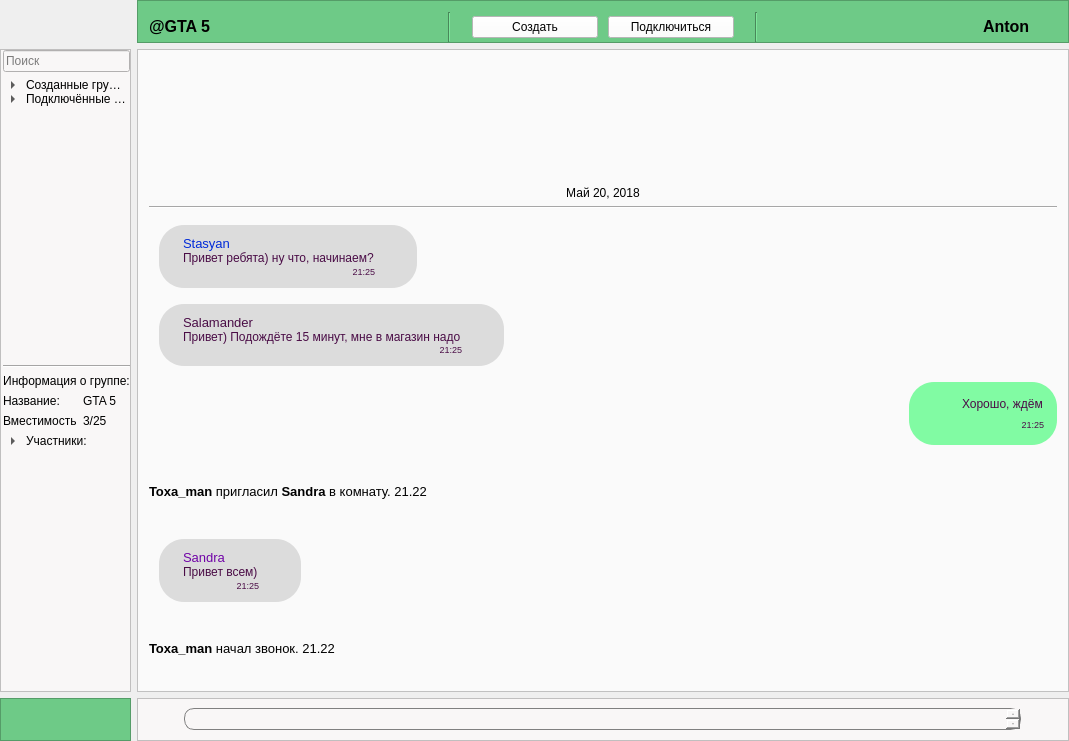
<?xml version="1.0" encoding="UTF-8"?>
<ui version="4.0">
 <class>MainWindow</class>
 <widget class="QMainWindow" name="MainWindow">
  <property name="geometry">
   <rect>
    <x>0</x>
    <y>0</y>
    <width>1069</width>
    <height>741</height>
   </rect>
  </property>
  <property name="windowTitle">
   <string>Connectiher</string>
  </property>
  <widget class="QWidget" name="centralWidget">
   <layout class="QGridLayout" name="gridLayout_2">
    <property name="leftMargin">
     <number>0</number>
    </property>
    <property name="topMargin">
     <number>0</number>
    </property>
    <property name="rightMargin">
     <number>0</number>
    </property>
    <property name="bottomMargin">
     <number>0</number>
    </property>
    <item row="0" column="0">
     <layout class="QGridLayout" name="gridLayout">
      <item row="2" column="1">
       <widget class="QFrame" name="frame_2">
        <property name="sizePolicy">
         <sizepolicy hsizetype="Preferred" vsizetype="Preferred">
          <horstretch>0</horstretch>
          <verstretch>2</verstretch>
         </sizepolicy>
        </property>
        <property name="styleSheet">
         <string notr="true">background-color: rgb(249, 247, 247);</string>
        </property>
        <property name="frameShape">
         <enum>QFrame::StyledPanel</enum>
        </property>
        <property name="frameShadow">
         <enum>QFrame::Raised</enum>
        </property>
        <layout class="QGridLayout" name="gridLayout_7">
         <property name="leftMargin">
          <number>0</number>
         </property>
         <property name="topMargin">
          <number>1</number>
         </property>
         <property name="rightMargin">
          <number>1</number>
         </property>
         <property name="bottomMargin">
          <number>2</number>
         </property>
         <item row="0" column="0">
          <layout class="QHBoxLayout" name="horizontalLayout">
           <item>
            <widget class="QPushButton" name="pushButton_5">
             <property name="text">
              <string/>
             </property>
             <property name="icon">
              <iconset resource="img.qrc">
               <normaloff>:/img/add_file.png</normaloff>:/img/add_file.png</iconset>
             </property>
             <property name="flat">
              <bool>true</bool>
             </property>
            </widget>
           </item>
           <item>
            <widget class="QPlainTextEdit" name="plainTextEdit_2">
             <property name="sizePolicy">
              <sizepolicy hsizetype="Expanding" vsizetype="Ignored">
               <horstretch>0</horstretch>
               <verstretch>0</verstretch>
              </sizepolicy>
             </property>
             <property name="maximumSize">
              <size>
               <width>16777215</width>
               <height>100</height>
              </size>
             </property>
             <property name="styleSheet">
              <string notr="true"> border: 1px solid gray;
 border-radius: 10px;</string>
             </property>
             <property name="lineWidth">
              <number>15</number>
             </property>
            </widget>
           </item>
           <item>
            <widget class="QPushButton" name="pushButton_4">
             <property name="text">
              <string/>
             </property>
             <property name="icon">
              <iconset resource="img.qrc">
               <normaloff>:/img/send.png</normaloff>:/img/send.png</iconset>
             </property>
             <property name="flat">
              <bool>true</bool>
             </property>
            </widget>
           </item>
          </layout>
         </item>
        </layout>
       </widget>
      </item>
      <item row="1" column="0">
       <widget class="QFrame" name="sideFrame">
        <property name="sizePolicy">
         <sizepolicy hsizetype="Preferred" vsizetype="Preferred">
          <horstretch>1</horstretch>
          <verstretch>30</verstretch>
         </sizepolicy>
        </property>
        <property name="styleSheet">
         <string notr="true">background-color: rgb(249, 247, 247);</string>
        </property>
        <property name="frameShape">
         <enum>QFrame::StyledPanel</enum>
        </property>
        <property name="frameShadow">
         <enum>QFrame::Raised</enum>
        </property>
        <layout class="QGridLayout" name="gridLayout_4">
         <property name="leftMargin">
          <number>0</number>
         </property>
         <property name="topMargin">
          <number>0</number>
         </property>
         <property name="rightMargin">
          <number>0</number>
         </property>
         <property name="bottomMargin">
          <number>0</number>
         </property>
         <item row="0" column="0">
          <layout class="QVBoxLayout" name="sideLayout">
           <item>
            <layout class="QVBoxLayout" name="roomsLayout">
             <property name="leftMargin">
              <number>2</number>
             </property>
             <item>
              <widget class="QLineEdit" name="lineEdit">
               <property name="placeholderText">
                <string>Поиск</string>
               </property>
              </widget>
             </item>
             <item>
              <widget class="QTreeWidget" name="treeWidget">
               <property name="styleSheet">
                <string notr="true">border: none;</string>
               </property>
               <property name="headerHidden">
                <bool>true</bool>
               </property>
               <column>
                <property name="text">
                 <string/>
                </property>
               </column>
               <item>
                <property name="text">
                 <string>Созданные группы</string>
                </property>
                <item>
                 <property name="text">
                  <string>Работа</string>
                 </property>
                </item>
                <item>
                 <property name="text">
                  <string>Terraria</string>
                 </property>
                </item>
                <item>
                 <property name="text">
                  <string>GTA 5</string>
                 </property>
                </item>
               </item>
               <item>
                <property name="text">
                 <string>Подключённые группы</string>
                </property>
                <item>
                 <property name="text">
                  <string>День рождения Миши</string>
                 </property>
                </item>
                <item>
                 <property name="text">
                  <string>Warcraft 3</string>
                 </property>
                </item>
                <item>
                 <property name="text">
                  <string>Sniper Elite</string>
                 </property>
                </item>
               </item>
              </widget>
             </item>
             <item>
              <widget class="Line" name="line">
               <property name="orientation">
                <enum>Qt::Horizontal</enum>
               </property>
              </widget>
             </item>
            </layout>
           </item>
           <item>
            <layout class="QVBoxLayout" name="roomInfoLayout">
             <property name="leftMargin">
              <number>2</number>
             </property>
             <item>
              <widget class="QLabel" name="label">
               <property name="text">
                <string>Информация о группе:</string>
               </property>
               <property name="alignment">
                <set>Qt::AlignCenter</set>
               </property>
              </widget>
             </item>
             <item>
              <layout class="QGridLayout" name="gridLayout_3">
               <item row="0" column="0">
                <widget class="QLabel" name="label_2">
                 <property name="text">
                  <string>Название:</string>
                 </property>
                </widget>
               </item>
               <item row="1" column="0">
                <widget class="QLabel" name="label_3">
                 <property name="text">
                  <string>Вместимость</string>
                 </property>
                </widget>
               </item>
               <item row="1" column="1">
                <widget class="QLabel" name="label_5">
                 <property name="text">
                  <string>3/25</string>
                 </property>
                </widget>
               </item>
               <item row="0" column="1">
                <widget class="QLabel" name="label_4">
                 <property name="text">
                  <string>GTA 5</string>
                 </property>
                </widget>
               </item>
              </layout>
             </item>
             <item>
              <widget class="QTreeWidget" name="treeWidget_2">
               <property name="styleSheet">
                <string notr="true">border: none;</string>
               </property>
               <property name="headerHidden">
                <bool>true</bool>
               </property>
               <column>
                <property name="text">
                 <string/>
                </property>
               </column>
               <item>
                <property name="text">
                 <string>Участники:</string>
                </property>
                <item>
                 <property name="text">
                  <string>Anton</string>
                 </property>
                </item>
                <item>
                 <property name="text">
                  <string>Stas_97</string>
                 </property>
                </item>
                <item>
                 <property name="text">
                  <string>Vlad_Potato</string>
                 </property>
                </item>
               </item>
              </widget>
             </item>
            </layout>
           </item>
          </layout>
         </item>
        </layout>
       </widget>
      </item>
      <item row="2" column="0">
       <widget class="QFrame" name="frame">
        <property name="sizePolicy">
         <sizepolicy hsizetype="Preferred" vsizetype="Preferred">
          <horstretch>0</horstretch>
          <verstretch>1</verstretch>
         </sizepolicy>
        </property>
        <property name="styleSheet">
         <string notr="true">background-color: rgb(110, 202, 135);</string>
        </property>
        <property name="frameShape">
         <enum>QFrame::StyledPanel</enum>
        </property>
        <property name="frameShadow">
         <enum>QFrame::Raised</enum>
        </property>
        <layout class="QGridLayout" name="gridLayout_6">
         <property name="leftMargin">
          <number>0</number>
         </property>
         <property name="topMargin">
          <number>0</number>
         </property>
         <property name="rightMargin">
          <number>0</number>
         </property>
         <property name="bottomMargin">
          <number>0</number>
         </property>
         <item row="0" column="0">
          <layout class="QHBoxLayout" name="controlLayout" stretch="2,2,1">
           <property name="sizeConstraint">
            <enum>QLayout::SetDefaultConstraint</enum>
           </property>
           <item>
            <widget class="QLabel" name="label_7">
             <property name="text">
              <string/>
             </property>
             <property name="pixmap">
              <pixmap resource="img.qrc">:/img/call.png</pixmap>
             </property>
             <property name="scaledContents">
              <bool>false</bool>
             </property>
             <property name="margin">
              <number>5</number>
             </property>
            </widget>
           </item>
           <item>
            <widget class="QLabel" name="phonesLbl">
             <property name="text">
              <string/>
             </property>
             <property name="pixmap">
              <pixmap resource="img.qrc">:/img/hphones.png</pixmap>
             </property>
             <property name="scaledContents">
              <bool>false</bool>
             </property>
            </widget>
           </item>
           <item>
            <widget class="QLabel" name="label_8">
             <property name="text">
              <string/>
             </property>
             <property name="pixmap">
              <pixmap resource="img.qrc">:/img/mic.png</pixmap>
             </property>
             <property name="scaledContents">
              <bool>false</bool>
             </property>
            </widget>
           </item>
          </layout>
         </item>
        </layout>
       </widget>
      </item>
      <item row="0" column="1">
       <widget class="QFrame" name="topFrame">
        <property name="sizePolicy">
         <sizepolicy hsizetype="Preferred" vsizetype="Ignored">
          <horstretch>0</horstretch>
          <verstretch>0</verstretch>
         </sizepolicy>
        </property>
        <property name="styleSheet">
         <string notr="true">background-color: rgb(110, 202, 135);</string>
        </property>
        <property name="frameShape">
         <enum>QFrame::StyledPanel</enum>
        </property>
        <property name="frameShadow">
         <enum>QFrame::Raised</enum>
        </property>
        <layout class="QGridLayout" name="gridLayout_5">
         <property name="bottomMargin">
          <number>0</number>
         </property>
         <property name="verticalSpacing">
          <number>0</number>
         </property>
         <item row="0" column="0">
          <layout class="QHBoxLayout" name="topLayout" stretch="3,0,3,0,3">
           <item>
            <widget class="QLabel" name="label_10">
             <property name="text">
              <string>&lt;html&gt;&lt;head/&gt;&lt;body&gt;&lt;p&gt;&lt;span style=&quot; font-size:12pt; font-weight:600;&quot;&gt;@GTA 5&lt;/span&gt;&lt;/p&gt;&lt;/body&gt;&lt;/html&gt;</string>
             </property>
            </widget>
           </item>
           <item>
            <widget class="Line" name="line_3">
             <property name="orientation">
              <enum>Qt::Vertical</enum>
             </property>
            </widget>
           </item>
           <item>
            <layout class="QHBoxLayout" name="horizontalLayout_2">
             <property name="spacing">
              <number>10</number>
             </property>
             <property name="leftMargin">
              <number>15</number>
             </property>
             <property name="rightMargin">
              <number>15</number>
             </property>
             <item>
              <widget class="QPushButton" name="pushButton">
               <property name="styleSheet">
                <string notr="true">background-color: rgb(255, 255, 255);</string>
               </property>
               <property name="text">
                <string>Создать</string>
               </property>
              </widget>
             </item>
             <item>
              <widget class="QPushButton" name="pushButton_2">
               <property name="styleSheet">
                <string notr="true">background-color: rgb(255, 255, 255);</string>
               </property>
               <property name="text">
                <string>Подключиться</string>
               </property>
              </widget>
             </item>
            </layout>
           </item>
           <item>
            <widget class="Line" name="line_4">
             <property name="orientation">
              <enum>Qt::Vertical</enum>
             </property>
            </widget>
           </item>
           <item>
            <layout class="QHBoxLayout" name="horizontalLayout_3" stretch="10,1,1">
             <item>
              <widget class="QPushButton" name="pushButton_3">
               <property name="sizePolicy">
                <sizepolicy hsizetype="Minimum" vsizetype="Minimum">
                 <horstretch>0</horstretch>
                 <verstretch>0</verstretch>
                </sizepolicy>
               </property>
               <property name="text">
                <string/>
               </property>
               <property name="icon">
                <iconset resource="img.qrc">
                 <normaloff>:/img/settings.png</normaloff>:/img/settings.png</iconset>
               </property>
               <property name="iconSize">
                <size>
                 <width>50</width>
                 <height>50</height>
                </size>
               </property>
               <property name="flat">
                <bool>true</bool>
               </property>
              </widget>
             </item>
             <item>
              <widget class="QLabel" name="label_6">
               <property name="text">
                <string>&lt;html&gt;&lt;head/&gt;&lt;body&gt;&lt;p&gt;&lt;span style=&quot; font-size:12pt; font-weight:600;&quot;&gt;Anton&lt;/span&gt;&lt;/p&gt;&lt;/body&gt;&lt;/html&gt;</string>
               </property>
              </widget>
             </item>
             <item>
              <widget class="QLabel" name="label_9">
               <property name="text">
                <string/>
               </property>
               <property name="pixmap">
                <pixmap resource="img.qrc">:/img/user_pic.png</pixmap>
               </property>
              </widget>
             </item>
            </layout>
           </item>
          </layout>
         </item>
        </layout>
       </widget>
      </item>
      <item row="0" column="0">
       <widget class="QLabel" name="logo">
        <property name="sizePolicy">
         <sizepolicy hsizetype="Preferred" vsizetype="Preferred">
          <horstretch>0</horstretch>
          <verstretch>2</verstretch>
         </sizepolicy>
        </property>
        <property name="text">
         <string/>
        </property>
        <property name="pixmap">
         <pixmap resource="img.qrc">:/img/logo.png</pixmap>
        </property>
       </widget>
      </item>
      <item row="1" column="1">
       <widget class="QFrame" name="centralFrame">
        <property name="sizePolicy">
         <sizepolicy hsizetype="Preferred" vsizetype="Preferred">
          <horstretch>10</horstretch>
          <verstretch>0</verstretch>
         </sizepolicy>
        </property>
        <property name="styleSheet">
         <string notr="true">background-color: rgb(250, 250, 250);</string>
        </property>
        <property name="frameShape">
         <enum>QFrame::StyledPanel</enum>
        </property>
        <property name="frameShadow">
         <enum>QFrame::Raised</enum>
        </property>
        <layout class="QVBoxLayout" name="verticalLayout_6" stretch="2,0,1,1,1,1,1,1">
         <property name="spacing">
          <number>16</number>
         </property>
         <item>
          <spacer name="verticalSpacer">
           <property name="orientation">
            <enum>Qt::Vertical</enum>
           </property>
           <property name="sizeHint" stdset="0">
            <size>
             <width>20</width>
             <height>117</height>
            </size>
           </property>
          </spacer>
         </item>
         <item>
          <layout class="QVBoxLayout" name="verticalLayout_3">
           <item>
            <widget class="QLabel" name="label_11">
             <property name="text">
              <string>Май 20, 2018</string>
             </property>
             <property name="alignment">
              <set>Qt::AlignCenter</set>
             </property>
            </widget>
           </item>
           <item>
            <widget class="Line" name="line_2">
             <property name="orientation">
              <enum>Qt::Horizontal</enum>
             </property>
            </widget>
           </item>
          </layout>
         </item>
         <item alignment="Qt::AlignLeft">
          <widget class="QFrame" name="frame_3">
           <property name="sizePolicy">
            <sizepolicy hsizetype="Minimum" vsizetype="Preferred">
             <horstretch>0</horstretch>
             <verstretch>0</verstretch>
            </sizepolicy>
           </property>
           <property name="minimumSize">
            <size>
             <width>200</width>
             <height>0</height>
            </size>
           </property>
           <property name="styleSheet">
            <string notr="true">margin-left: 10px; border-radius: 25px; background: #dcdcdc; color: #4A0C46;</string>
           </property>
           <property name="frameShape">
            <enum>QFrame::StyledPanel</enum>
           </property>
           <property name="frameShadow">
            <enum>QFrame::Raised</enum>
           </property>
           <layout class="QVBoxLayout" name="verticalLayout">
            <property name="spacing">
             <number>0</number>
            </property>
            <property name="rightMargin">
             <number>40</number>
            </property>
            <item>
             <widget class="QLabel" name="label_12">
              <property name="font">
               <font>
                <pointsize>10</pointsize>
               </font>
              </property>
              <property name="styleSheet">
               <string notr="true">color: #002ad8;</string>
              </property>
              <property name="text">
               <string>Stasyan</string>
              </property>
             </widget>
            </item>
            <item>
             <widget class="QLabel" name="label_13">
              <property name="font">
               <font>
                <pointsize>9</pointsize>
               </font>
              </property>
              <property name="text">
               <string>Привет ребята) ну что, начинаем?</string>
              </property>
             </widget>
            </item>
            <item>
             <widget class="QLabel" name="label_14">
              <property name="font">
               <font>
                <pointsize>7</pointsize>
               </font>
              </property>
              <property name="text">
               <string>21:25</string>
              </property>
              <property name="alignment">
               <set>Qt::AlignRight|Qt::AlignTrailing|Qt::AlignVCenter</set>
              </property>
             </widget>
            </item>
           </layout>
          </widget>
         </item>
         <item alignment="Qt::AlignLeft">
          <widget class="QFrame" name="frame_5">
           <property name="styleSheet">
            <string notr="true">margin-left: 10px; border-radius: 25px; background: #dcdcdc; color: #4A0C46;</string>
           </property>
           <property name="frameShape">
            <enum>QFrame::StyledPanel</enum>
           </property>
           <property name="frameShadow">
            <enum>QFrame::Raised</enum>
           </property>
           <layout class="QVBoxLayout" name="verticalLayout_4">
            <property name="spacing">
             <number>0</number>
            </property>
            <property name="rightMargin">
             <number>40</number>
            </property>
            <item>
             <widget class="QLabel" name="label_19">
              <property name="font">
               <font>
                <pointsize>10</pointsize>
               </font>
              </property>
              <property name="styleSheet">
               <string notr="true">color: &quot;#009a00&quot;;</string>
              </property>
              <property name="text">
               <string>Salamander</string>
              </property>
             </widget>
            </item>
            <item>
             <widget class="QLabel" name="label_20">
              <property name="font">
               <font>
                <pointsize>9</pointsize>
               </font>
              </property>
              <property name="text">
               <string>Привет) Подождёте 15 минут, мне в магазин надо</string>
              </property>
             </widget>
            </item>
            <item>
             <widget class="QLabel" name="label_21">
              <property name="font">
               <font>
                <pointsize>7</pointsize>
               </font>
              </property>
              <property name="text">
               <string>21:25</string>
              </property>
              <property name="alignment">
               <set>Qt::AlignRight|Qt::AlignTrailing|Qt::AlignVCenter</set>
              </property>
             </widget>
            </item>
           </layout>
          </widget>
         </item>
         <item alignment="Qt::AlignRight">
          <widget class="QFrame" name="frame_4">
           <property name="styleSheet">
            <string notr="true">margin-left: 10px; border-radius: 25px; background: #81fba3; color: #4A0C46;</string>
           </property>
           <property name="frameShape">
            <enum>QFrame::StyledPanel</enum>
           </property>
           <property name="frameShadow">
            <enum>QFrame::Raised</enum>
           </property>
           <layout class="QVBoxLayout" name="verticalLayout_2">
            <property name="spacing">
             <number>0</number>
            </property>
            <property name="leftMargin">
             <number>40</number>
            </property>
            <item>
             <widget class="QLabel" name="label_16">
              <property name="font">
               <font>
                <pointsize>9</pointsize>
               </font>
              </property>
              <property name="text">
               <string>Хорошо, ждём</string>
              </property>
             </widget>
            </item>
            <item>
             <widget class="QLabel" name="label_17">
              <property name="font">
               <font>
                <pointsize>7</pointsize>
               </font>
              </property>
              <property name="text">
               <string>21:25</string>
              </property>
              <property name="alignment">
               <set>Qt::AlignRight|Qt::AlignTrailing|Qt::AlignVCenter</set>
              </property>
             </widget>
            </item>
           </layout>
          </widget>
         </item>
         <item>
          <widget class="QLabel" name="label_15">
           <property name="text">
            <string>&lt;html&gt;&lt;head/&gt;&lt;body&gt;&lt;p&gt;&lt;span style=&quot; font-size:10pt; font-weight:600;&quot;&gt;Toxa_man&lt;/span&gt;&lt;span style=&quot; font-size:10pt;&quot;&gt; пригласил &lt;/span&gt;&lt;span style=&quot; font-size:10pt; font-weight:600;&quot;&gt;Sandra&lt;/span&gt;&lt;span style=&quot; font-size:10pt;&quot;&gt; в комнату. 21.22&lt;/span&gt;&lt;/p&gt;&lt;/body&gt;&lt;/html&gt;</string>
           </property>
          </widget>
         </item>
         <item alignment="Qt::AlignLeft">
          <widget class="QFrame" name="frame_6">
           <property name="styleSheet">
            <string notr="true">margin-left: 10px; border-radius: 25px; background: #dcdcdc; color: #4A0C46;</string>
           </property>
           <property name="frameShape">
            <enum>QFrame::StyledPanel</enum>
           </property>
           <property name="frameShadow">
            <enum>QFrame::Raised</enum>
           </property>
           <layout class="QVBoxLayout" name="verticalLayout_5">
            <property name="spacing">
             <number>0</number>
            </property>
            <property name="rightMargin">
             <number>40</number>
            </property>
            <item>
             <widget class="QLabel" name="label_22">
              <property name="font">
               <font>
                <pointsize>10</pointsize>
               </font>
              </property>
              <property name="styleSheet">
               <string notr="true">color: #7003a7;</string>
              </property>
              <property name="text">
               <string>Sandra</string>
              </property>
             </widget>
            </item>
            <item>
             <widget class="QLabel" name="label_23">
              <property name="font">
               <font>
                <pointsize>9</pointsize>
               </font>
              </property>
              <property name="text">
               <string>Привет всем)</string>
              </property>
             </widget>
            </item>
            <item>
             <widget class="QLabel" name="label_24">
              <property name="font">
               <font>
                <pointsize>7</pointsize>
               </font>
              </property>
              <property name="text">
               <string>21:25</string>
              </property>
              <property name="alignment">
               <set>Qt::AlignRight|Qt::AlignTrailing|Qt::AlignVCenter</set>
              </property>
             </widget>
            </item>
           </layout>
          </widget>
         </item>
         <item>
          <widget class="QLabel" name="label_18">
           <property name="text">
            <string>&lt;html&gt;&lt;head/&gt;&lt;body&gt;&lt;p&gt;&lt;span style=&quot; font-size:10pt; font-weight:600;&quot;&gt;Toxa_man &lt;/span&gt;&lt;span style=&quot; font-size:10pt;&quot;&gt;начал звонок.&lt;/span&gt;&lt;span style=&quot; font-size:10pt;&quot;&gt; 21.22&lt;/span&gt;&lt;/p&gt;&lt;/body&gt;&lt;/html&gt;</string>
           </property>
          </widget>
         </item>
        </layout>
       </widget>
      </item>
     </layout>
    </item>
   </layout>
  </widget>
 </widget>
 <layoutdefault spacing="6" margin="11"/>
 <resources>
  <include location="img.qrc"/>
 </resources>
 <connections/>
</ui>
